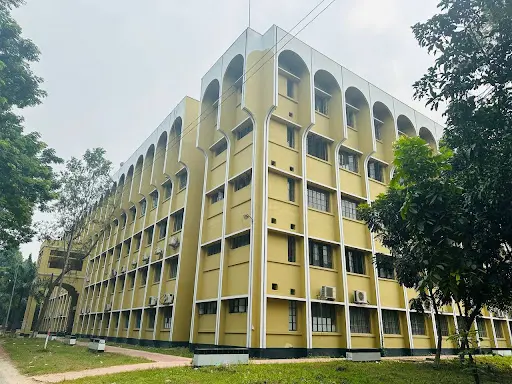
#> input picture Exp4_Demo.png, 512 x 384 px
$ python Exp4_ColorEnhance-Math.py
#> lines starting #> are read from the running program, lines starting #| are printed output that depends on the picture
import cv2
import numpy as np
import matplotlib.pyplot as plt

# Read color image
img = cv2.imread('Exp4_Demo.png')
#> img is the input picture: shape (384, 512, 3); mean B, G, R 124.3, 143.2, 137.2

# Convert BGR to HSV
hsv = cv2.cvtColor(img, cv2.COLOR_BGR2HSV)
#> hsv: shape (384, 512, 3); mean H, S, V 62.7, 68.9, 147.1

# Split channels
H, S, V = cv2.split(hsv)
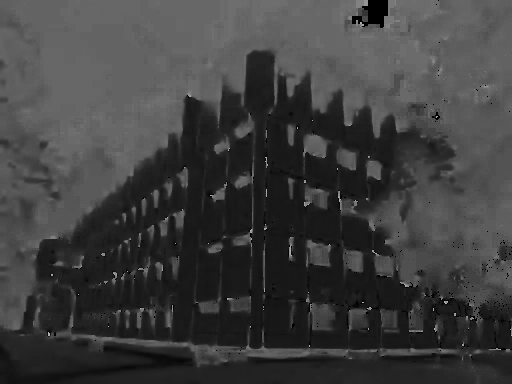
#> H: shape (384, 512); min 0, max 179, mean 62.7
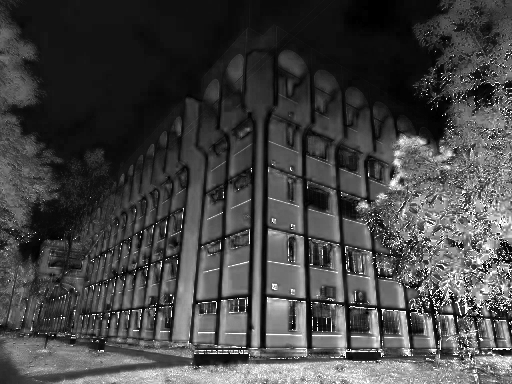
#> S: shape (384, 512); min 0, max 255, mean 68.9
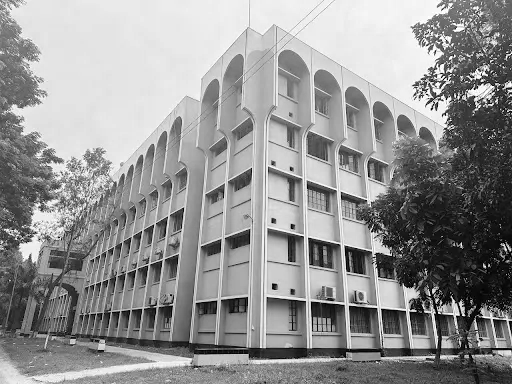
#> V: shape (384, 512); min 0, max 255, mean 147.1

# Saturation multiplication factor
k = 1.5

# Increase saturation manually
h, w = S.shape
#> h = 384; w = 512
for i in range(h):
    for j in range(w):
        new_val = min(int(S[i, j] * k),255)
        S[i, j] = new_val
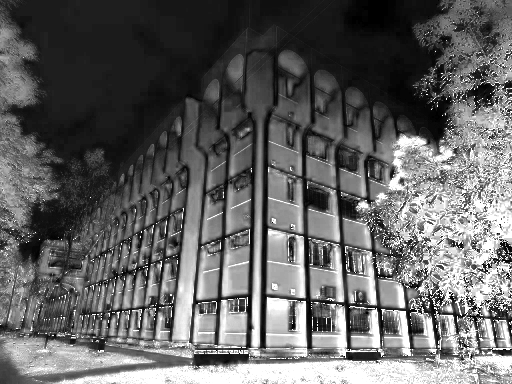
#> S: shape (384, 512); min 0, max 255, mean 99.3

# Merge and Convert
img_rgb = cv2.cvtColor(img, cv2.COLOR_BGR2RGB)
enhanced_hsv = cv2.merge((H, S, V))
#> enhanced_hsv: shape (384, 512, 3); mean H, S, V 62.7, 99.3, 147.1
enhanced_img = cv2.cvtColor(enhanced_hsv, cv2.COLOR_HSV2RGB)
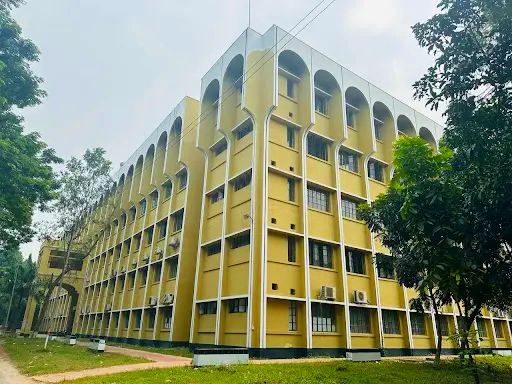
#> enhanced_img: shape (384, 512, 3); mean R, G, B 132.1, 141, 113.3

plt.figure(figsize=(10, 4))

plt.subplot(1, 2, 1)
plt.imshow(img_rgb)
plt.title("Original Image")
plt.axis("off")

plt.subplot(1, 2, 2)
plt.imshow(enhanced_img)
plt.title("Color Enhanced Image")
plt.axis("off")

plt.tight_layout()
plt.savefig('Exp4_Output.png')  # Save full figure
plt.show()
